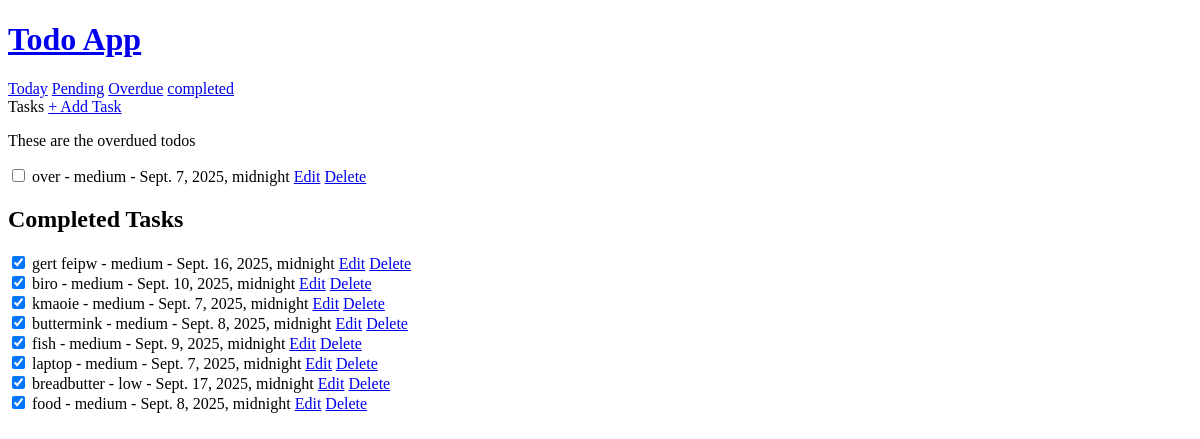
The page /overdue/ on the database as committed earlier.
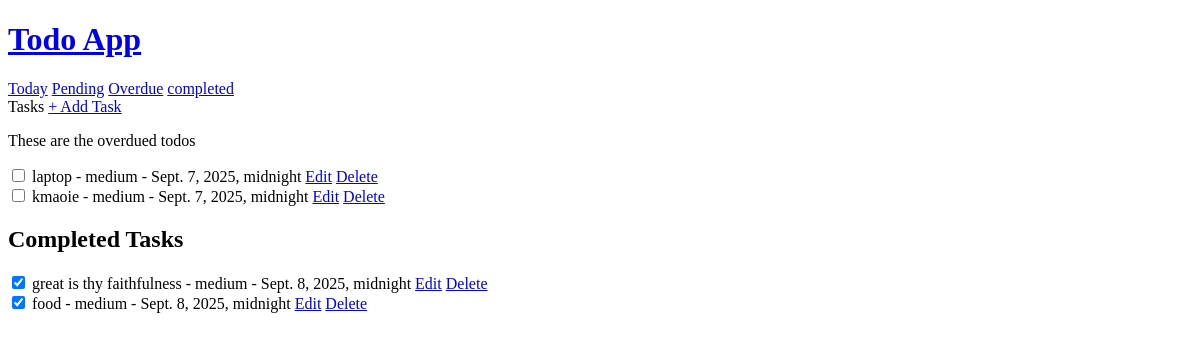
The same page on the database as committed later.
### todo/models.py (models this page shows, shortened)
class Task(models.Model):
    PRIORITY_CHOICES = [
        ('low', 'Low'),
        ('medium', 'Medium'),
        ('high', 'High'),
    ]
    title = models.CharField(max_length=255)
    comment = models.TextField(blank=True, null=True)
    priority = models.CharField(max_length=10, choices=PRIORITY_CHOICES, default='medium')
    deadline = models.DateTimeField(blank=True, null=True)
    completed = models.BooleanField(default=False)  # ✅ mark if task is done
    created_at = models.DateTimeField(auto_now_add=True)
    updated_at = models.DateTimeField(auto_now=True)
    class Meta:
        ordering = ['-updated_at', '-created_at']

### todo/views.py (the view)
# urls.py: path('overdue/', views.overdueTask, name='overdue'),
def overdueTask(request):
    now = timezone.now()
    tasks = Task.objects.filter(deadline__date__lt=now, completed=False)
    completed_tasks = Task.objects.filter(completed=True)
    context ={
        "tasks": tasks,
        'completed_tasks': completed_tasks
    }
    return render(request, 'todo/overdue.html', context)

### todo/templates/todo/overdue.html (shortened to what this page needs)
{% extends 'main.html' %} {% block content %}
<!DOCTYPE html>
<html lang="en">
  <head>
  </head>
  <body>
    <p>These are the overdued todos</p>
    {% for task in tasks %}
    <form method="post" action="{% url 'toggle_task' task.pk %}">
      <input
        type="checkbox"
        onchange="this.form.submit()"
        {%
        if
        task.completed
        %}checked{%
        endif
        %}
      />
      {{ task.title }} - {{ task.priority }} - {{ task.deadline }}
      <a href="{% url 'edit-task' task.pk %}">Edit</a>
      <a href="{% url 'delete-task' task.pk %}">Delete</a>
    </form>
    {% empty %}
    <p>No tasks yet.</p>
    {% endfor %}
    <h2>Completed Tasks</h2>
    {% include 'todo/completed_list.html' with tasks=completed_tasks %}
  </body>
</html>
{% endblock %}

### todo/templates/todo/completed_list.html (shortened to what this page needs)
{% for task in tasks %}
<form method="POST" action="{% url 'toggle_task' task.pk %}">
  <input
    type="checkbox"
    name="completed"
    onchange="this.form.submit()"
    checked
  />
  {{ task.title }} - {{ task.priority }} - {{ task.deadline }}
  <a href="{% url 'edit-task' task.pk %}">Edit</a>
  <a href="{% url 'delete-task' task.pk %}">Delete</a>
</form>
{% empty %}
<p>No completed tasks yet.</p>
{% endfor %}

Rows that differ between the two databases and show on the page:
removed Task: title "over", priority "medium", deadline "Sept. 7, 2025, midnight", shown under "Todo App"
no longer on this page (row edited): Task: title "gert feipw", priority "medium", deadline "Sept. 16, 2025, midnight", shown under "Completed Tasks"
no longer on this page (row edited): Task: title "biro", priority "medium", deadline "Sept. 10, 2025, midnight", shown under "Completed Tasks"
no longer on this page (row edited): Task: title "buttermink", priority "medium", deadline "Sept. 8, 2025, midnight", shown under "Completed Tasks"
no longer on this page (row edited): Task: title "fish", priority "medium", deadline "Sept. 9, 2025, midnight", shown under "Completed Tasks"
no longer on this page (row edited): Task: title "breadbutter", priority "low", deadline "Sept. 17, 2025, midnight", shown under "Completed Tasks"
changed Task "laptop": moves from the list under "Completed Tasks" to the list under "Todo App"
changed Task "kmaoie": moves from the list under "Completed Tasks" to the list under "Todo App"
now on this page (row edited): Task: title "great is thy faithfulness", priority "medium", deadline "Sept. 8, 2025, midnight", shown under "Completed Tasks"
